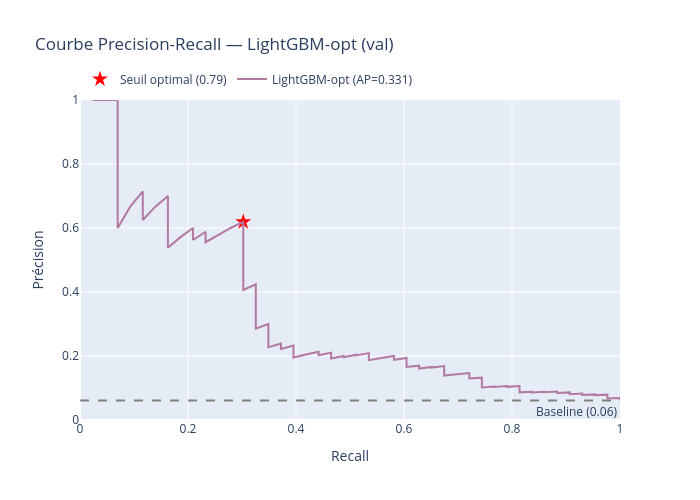

Notebook source saved alongside this figure:
### Code cell
# Ré-entraînement du modèle final avec les meilleurs paramètres Optuna
lgb_best = LGBMClassifier(
    **study.best_params,
    n_estimators=1000,
    is_unbalance=True,
    objective="binary",
    random_state=42,
    n_jobs=-1,
    verbose=-1,
)
lgb_best.fit(
    X_train_lgb, y_train,
    eval_set=[(X_val_lgb, y_val)],
    eval_metric="average_precision",
    callbacks=[early_stopping(50, verbose=False), log_evaluation(0)],
)
print(f"LightGBM-opt entraîné  (best_iteration = {lgb_best.best_iteration_})")

proba_lgbopt_val   = lgb_best.predict_proba(X_val_lgb)[:, 1]
proba_lgbopt_train = lgb_best.predict_proba(X_train_lgb)[:, 1]

lgbopt_result = mdl.evaluate_and_log(
    model_name="LightGBM-opt",
    run_name="d_lightgbm_optuna",
    params={
        "model_type":         "LGBMClassifier",
        "best_iteration":     lgb_best.best_iteration_,
        "optuna_n_trials":    len(study.trials),
        "optuna_best_ap_val": round(float(study.best_value), 4),
        **study.best_params,
        "n_estimators_max":   1000,
        "is_unbalance":       True,
        "encoding":           "native_categorical",
    },
    y_val=y_val,       proba_val=proba_lgbopt_val,
    y_train=y_train,   proba_train=proba_lgbopt_train,
    model=lgb_best,
    model_flavor="lightgbm",
    tags={"stage": "d_optuna", "encoding": "native_cat"},
)

### Figure 1 — Plotly figure (JSON) as saved in the notebook; plotly's stock layout.template omitted (floating-point values rounded to 4 significant figures; data arrays with more than 128 entries replaced by an {"elided": "..."} marker saying what was removed)
{"data": [{"marker": {"color": "red", "size": 12, "symbol": "star"}, "mode": "markers", "name": "Seuil optimal (0.79)", "type": "scatter", "x": [0.3023], "y": [0.619]}, {"customdata": {"elided": "659 float values"}, "hovertemplate": "Recall: %{x:.3f}<br>Précision: %{y:.3f}<br>Seuil: %{customdata:.3f}<extra></extra>", "line": {"color": "#B279A2", "width": 2}, "mode": "lines", "name": "LightGBM-opt (AP=0.331)", "type": "scatter", "x": {"elided": "659 float values"}, "y": {"elided": "659 float values"}}], "layout": {"annotations": [{"showarrow": false, "text": "Baseline (0.06)", "x": 1, "xanchor": "right", "xref": "x domain", "y": 0.06073, "yanchor": "top", "yref": "y"}], "height": 500, "legend": {"orientation": "h", "y": 1.02, "yanchor": "bottom"}, "shapes": [{"line": {"color": "grey", "dash": "dash"}, "type": "line", "x0": 0, "x1": 1, "xref": "x domain", "y0": 0.06073, "y1": 0.06073, "yref": "y"}], "title": {"text": "Courbe Precision-Recall — LightGBM-opt (val)"}, "width": 700, "xaxis": {"range": [0, 1], "title": {"text": "Recall"}}, "yaxis": {"range": [0, 1], "title": {"text": "Précision"}}}}
